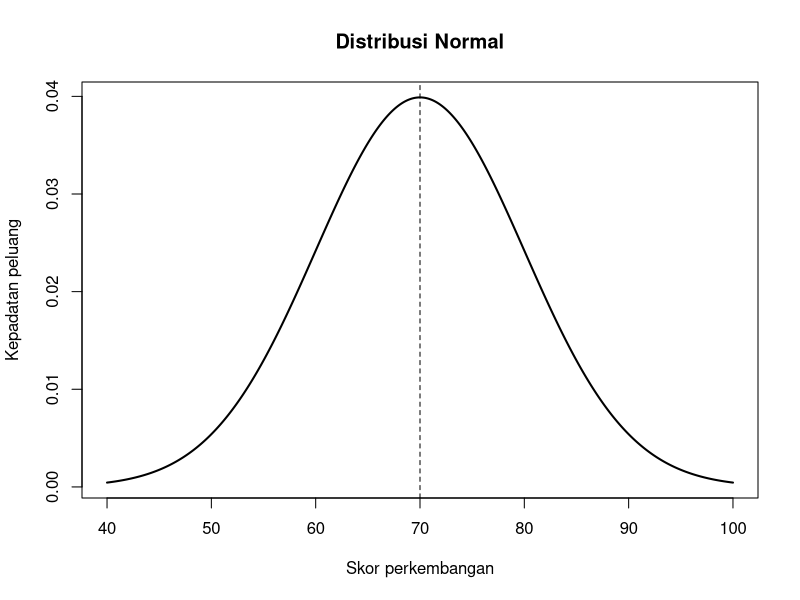

Generate this figure with R:
## ---- chunk 1
#| echo: false
#| message: false
#| warning: false

x <- seq(40, 100, length.out = 500)
y <- dnorm(x, mean = 70, sd = 10)

plot(
  x, y,
  type = "l",
  lwd = 2,
  xlab = "Skor perkembangan",
  ylab = "Kepadatan peluang",
  main = "Distribusi Normal"
)

abline(
  v = 70,
  lty = 2
)
